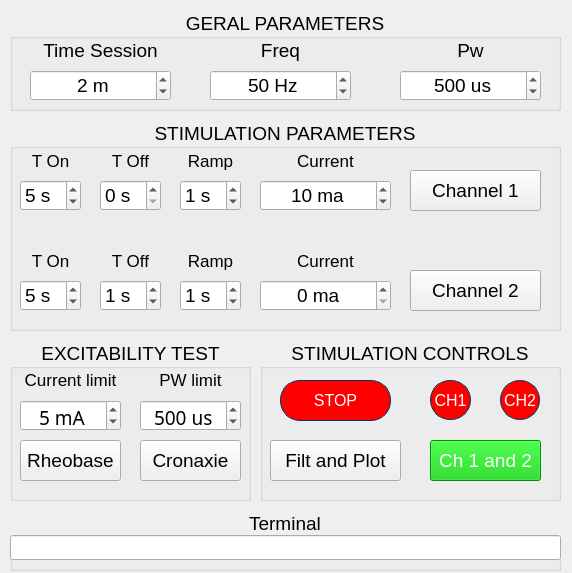
<?xml version="1.0" encoding="UTF-8"?>
<ui version="4.0">
 <author>Meduag</author>
 <class>MainWindow</class>
 <widget class="QMainWindow" name="MainWindow">
  <property name="geometry">
   <rect>
    <x>0</x>
    <y>0</y>
    <width>572</width>
    <height>573</height>
   </rect>
  </property>
  <property name="font">
   <font>
    <family>Arial</family>
    <pointsize>14</pointsize>
   </font>
  </property>
  <property name="windowTitle">
   <string>Estimulema V0.3 R1</string>
  </property>
  <property name="windowIcon">
   <iconset>
    <normaloff>imagenes/Logo Estimulema ico.png</normaloff>imagenes/Logo Estimulema ico.png</iconset>
  </property>
  <widget class="QWidget" name="centralwidget">
   <widget class="QGroupBox" name="groupBox">
    <property name="geometry">
     <rect>
      <x>260</x>
      <y>340</y>
      <width>301</width>
      <height>161</height>
     </rect>
    </property>
    <property name="title">
     <string>STIMULATION CONTROLS</string>
    </property>
    <property name="alignment">
     <set>Qt::AlignCenter</set>
    </property>
    <widget class="QPushButton" name="pushButton_sp">
     <property name="geometry">
      <rect>
       <x>20</x>
       <y>40</y>
       <width>111</width>
       <height>41</height>
      </rect>
     </property>
     <property name="font">
      <font>
       <pointsize>12</pointsize>
       <weight>50</weight>
       <bold>false</bold>
      </font>
     </property>
     <property name="styleSheet">
      <string notr="true">border-style: solid;
border-width: 1px;
border-color: rgb(0, 51, 102);
background-color: rgb(255, 0, 0);
color: rgb(255, 255, 255);
border-radius: 20px;</string>
     </property>
     <property name="text">
      <string>STOP</string>
     </property>
    </widget>
    <widget class="QPushButton" name="pushButton_sp_ch1">
     <property name="geometry">
      <rect>
       <x>170</x>
       <y>40</y>
       <width>41</width>
       <height>40</height>
      </rect>
     </property>
     <property name="font">
      <font>
       <pointsize>12</pointsize>
       <weight>50</weight>
       <bold>false</bold>
      </font>
     </property>
     <property name="styleSheet">
      <string notr="true">border-style: solid;
border-width: 1px;
border-color: rgb(0, 51, 102);
background-color: rgb(255, 0, 0);
color: rgb(255, 255, 255);
border-radius: 20px;</string>
     </property>
     <property name="text">
      <string>CH1</string>
     </property>
    </widget>
    <widget class="QPushButton" name="pushButton_sp_ch2">
     <property name="geometry">
      <rect>
       <x>240</x>
       <y>40</y>
       <width>40</width>
       <height>40</height>
      </rect>
     </property>
     <property name="font">
      <font>
       <pointsize>12</pointsize>
       <weight>50</weight>
       <bold>false</bold>
      </font>
     </property>
     <property name="styleSheet">
      <string notr="true">border-style: solid;
border-width: 1px;
border-color: rgb(0, 51, 102);
background-color: rgb(255, 0, 0);
color: rgb(255, 255, 255);
border-radius: 20px;</string>
     </property>
     <property name="text">
      <string>CH2</string>
     </property>
    </widget>
    <widget class="QPushButton" name="pushButton_ch1_ch2">
     <property name="geometry">
      <rect>
       <x>170</x>
       <y>100</y>
       <width>111</width>
       <height>41</height>
      </rect>
     </property>
     <property name="styleSheet">
      <string notr="true">background-color: rgb(0, 200, 0);
font: 75 14pt &quot;Arial&quot;;
color: rgb(255, 255, 255);</string>
     </property>
     <property name="text">
      <string>Ch 1 and 2</string>
     </property>
    </widget>
    <widget class="QPushButton" name="pushButton_fil_plot">
     <property name="geometry">
      <rect>
       <x>10</x>
       <y>100</y>
       <width>131</width>
       <height>41</height>
      </rect>
     </property>
     <property name="text">
      <string>Filt and Plot</string>
     </property>
    </widget>
   </widget>
   <widget class="QGroupBox" name="groupBox_2">
    <property name="geometry">
     <rect>
      <x>10</x>
      <y>340</y>
      <width>241</width>
      <height>161</height>
     </rect>
    </property>
    <property name="title">
     <string>EXCITABILITY TEST</string>
    </property>
    <property name="alignment">
     <set>Qt::AlignCenter</set>
    </property>
    <widget class="QLabel" name="label_2">
     <property name="geometry">
      <rect>
       <x>130</x>
       <y>30</y>
       <width>101</width>
       <height>20</height>
      </rect>
     </property>
     <property name="font">
      <font>
       <pointsize>13</pointsize>
      </font>
     </property>
     <property name="text">
      <string>PW limit</string>
     </property>
     <property name="alignment">
      <set>Qt::AlignCenter</set>
     </property>
    </widget>
    <widget class="QSpinBox" name="spinBox_limit_mA">
     <property name="geometry">
      <rect>
       <x>10</x>
       <y>60</y>
       <width>101</width>
       <height>31</height>
      </rect>
     </property>
     <property name="font">
      <font>
       <family>Segoe MDL2 Assets</family>
       <pointsize>14</pointsize>
      </font>
     </property>
     <property name="alignment">
      <set>Qt::AlignHCenter|Qt::AlignTop</set>
     </property>
     <property name="suffix">
      <string> mA</string>
     </property>
     <property name="maximum">
      <number>50</number>
     </property>
     <property name="value">
      <number>5</number>
     </property>
    </widget>
    <widget class="QSpinBox" name="spinBox_limit_pW">
     <property name="geometry">
      <rect>
       <x>130</x>
       <y>60</y>
       <width>101</width>
       <height>31</height>
      </rect>
     </property>
     <property name="font">
      <font>
       <family>Segoe MDL2 Assets</family>
       <pointsize>14</pointsize>
      </font>
     </property>
     <property name="alignment">
      <set>Qt::AlignHCenter|Qt::AlignTop</set>
     </property>
     <property name="suffix">
      <string> us</string>
     </property>
     <property name="minimum">
      <number>100</number>
     </property>
     <property name="maximum">
      <number>2000</number>
     </property>
     <property name="singleStep">
      <number>100</number>
     </property>
     <property name="value">
      <number>500</number>
     </property>
    </widget>
    <widget class="QPushButton" name="pushButton_rh">
     <property name="geometry">
      <rect>
       <x>10</x>
       <y>100</y>
       <width>101</width>
       <height>41</height>
      </rect>
     </property>
     <property name="font">
      <font>
       <pointsize>14</pointsize>
      </font>
     </property>
     <property name="text">
      <string>Rheobase</string>
     </property>
    </widget>
    <widget class="QPushButton" name="pushButton_cr">
     <property name="geometry">
      <rect>
       <x>130</x>
       <y>100</y>
       <width>101</width>
       <height>41</height>
      </rect>
     </property>
     <property name="font">
      <font>
       <pointsize>14</pointsize>
      </font>
     </property>
     <property name="text">
      <string>Cronaxie</string>
     </property>
    </widget>
    <widget class="QLabel" name="label">
     <property name="geometry">
      <rect>
       <x>10</x>
       <y>30</y>
       <width>101</width>
       <height>20</height>
      </rect>
     </property>
     <property name="font">
      <font>
       <pointsize>13</pointsize>
      </font>
     </property>
     <property name="text">
      <string>Current limit</string>
     </property>
     <property name="alignment">
      <set>Qt::AlignCenter</set>
     </property>
    </widget>
   </widget>
   <widget class="QGroupBox" name="groupBox_3">
    <property name="geometry">
     <rect>
      <x>10</x>
      <y>120</y>
      <width>551</width>
      <height>211</height>
     </rect>
    </property>
    <property name="title">
     <string>STIMULATION PARAMETERS</string>
    </property>
    <property name="alignment">
     <set>Qt::AlignCenter</set>
    </property>
    <widget class="QSpinBox" name="spinBox_tf_2">
     <property name="geometry">
      <rect>
       <x>90</x>
       <y>160</y>
       <width>61</width>
       <height>31</height>
      </rect>
     </property>
     <property name="suffix">
      <string> s</string>
     </property>
     <property name="minimum">
      <number>0</number>
     </property>
     <property name="value">
      <number>1</number>
     </property>
    </widget>
    <widget class="QLabel" name="label_8">
     <property name="geometry">
      <rect>
       <x>170</x>
       <y>20</y>
       <width>61</width>
       <height>41</height>
      </rect>
     </property>
     <property name="font">
      <font>
       <pointsize>13</pointsize>
      </font>
     </property>
     <property name="text">
      <string>Ramp</string>
     </property>
     <property name="alignment">
      <set>Qt::AlignCenter</set>
     </property>
    </widget>
    <widget class="QSpinBox" name="spinBox_r_1">
     <property name="geometry">
      <rect>
       <x>170</x>
       <y>60</y>
       <width>61</width>
       <height>31</height>
      </rect>
     </property>
     <property name="suffix">
      <string> s</string>
     </property>
     <property name="minimum">
      <number>0</number>
     </property>
     <property name="maximum">
      <number>10</number>
     </property>
     <property name="singleStep">
      <number>1</number>
     </property>
     <property name="value">
      <number>1</number>
     </property>
    </widget>
    <widget class="QLabel" name="label_14">
     <property name="geometry">
      <rect>
       <x>170</x>
       <y>120</y>
       <width>61</width>
       <height>41</height>
      </rect>
     </property>
     <property name="font">
      <font>
       <pointsize>13</pointsize>
      </font>
     </property>
     <property name="text">
      <string>Ramp</string>
     </property>
     <property name="alignment">
      <set>Qt::AlignCenter</set>
     </property>
    </widget>
    <widget class="QLabel" name="label_4">
     <property name="geometry">
      <rect>
       <x>10</x>
       <y>20</y>
       <width>61</width>
       <height>41</height>
      </rect>
     </property>
     <property name="font">
      <font>
       <pointsize>13</pointsize>
      </font>
     </property>
     <property name="text">
      <string>T On</string>
     </property>
     <property name="alignment">
      <set>Qt::AlignCenter</set>
     </property>
    </widget>
    <widget class="QSpinBox" name="spinBox_tn_1">
     <property name="geometry">
      <rect>
       <x>10</x>
       <y>60</y>
       <width>61</width>
       <height>31</height>
      </rect>
     </property>
     <property name="suffix">
      <string> s</string>
     </property>
     <property name="minimum">
      <number>1</number>
     </property>
     <property name="value">
      <number>5</number>
     </property>
    </widget>
    <widget class="QPushButton" name="pushButton_ch2">
     <property name="geometry">
      <rect>
       <x>400</x>
       <y>150</y>
       <width>131</width>
       <height>41</height>
      </rect>
     </property>
     <property name="text">
      <string>Channel 2</string>
     </property>
    </widget>
    <widget class="QLabel" name="label_5">
     <property name="geometry">
      <rect>
       <x>90</x>
       <y>20</y>
       <width>61</width>
       <height>41</height>
      </rect>
     </property>
     <property name="font">
      <font>
       <pointsize>13</pointsize>
      </font>
     </property>
     <property name="text">
      <string>T Off</string>
     </property>
     <property name="alignment">
      <set>Qt::AlignCenter</set>
     </property>
    </widget>
    <widget class="QSpinBox" name="spinBox_tf_1">
     <property name="geometry">
      <rect>
       <x>90</x>
       <y>60</y>
       <width>61</width>
       <height>31</height>
      </rect>
     </property>
     <property name="suffix">
      <string> s</string>
     </property>
     <property name="minimum">
      <number>0</number>
     </property>
     <property name="value">
      <number>0</number>
     </property>
    </widget>
    <widget class="QLabel" name="label_9">
     <property name="geometry">
      <rect>
       <x>250</x>
       <y>20</y>
       <width>131</width>
       <height>41</height>
      </rect>
     </property>
     <property name="font">
      <font>
       <pointsize>13</pointsize>
      </font>
     </property>
     <property name="text">
      <string>Current</string>
     </property>
     <property name="alignment">
      <set>Qt::AlignCenter</set>
     </property>
    </widget>
    <widget class="QSpinBox" name="spinBox_tn_2">
     <property name="geometry">
      <rect>
       <x>10</x>
       <y>160</y>
       <width>61</width>
       <height>31</height>
      </rect>
     </property>
     <property name="suffix">
      <string> s</string>
     </property>
     <property name="minimum">
      <number>1</number>
     </property>
     <property name="value">
      <number>5</number>
     </property>
    </widget>
    <widget class="QSpinBox" name="spinBox_ma_1">
     <property name="geometry">
      <rect>
       <x>250</x>
       <y>60</y>
       <width>131</width>
       <height>31</height>
      </rect>
     </property>
     <property name="alignment">
      <set>Qt::AlignCenter</set>
     </property>
     <property name="suffix">
      <string> ma</string>
     </property>
     <property name="maximum">
      <number>100</number>
     </property>
     <property name="singleStep">
      <number>1</number>
     </property>
     <property name="value">
      <number>10</number>
     </property>
    </widget>
    <widget class="QLabel" name="label_15">
     <property name="geometry">
      <rect>
       <x>90</x>
       <y>120</y>
       <width>61</width>
       <height>41</height>
      </rect>
     </property>
     <property name="font">
      <font>
       <pointsize>13</pointsize>
      </font>
     </property>
     <property name="text">
      <string>T Off</string>
     </property>
     <property name="alignment">
      <set>Qt::AlignCenter</set>
     </property>
    </widget>
    <widget class="QSpinBox" name="spinBox_r_2">
     <property name="geometry">
      <rect>
       <x>170</x>
       <y>160</y>
       <width>61</width>
       <height>31</height>
      </rect>
     </property>
     <property name="suffix">
      <string> s</string>
     </property>
     <property name="minimum">
      <number>0</number>
     </property>
     <property name="maximum">
      <number>10</number>
     </property>
     <property name="singleStep">
      <number>1</number>
     </property>
     <property name="value">
      <number>1</number>
     </property>
    </widget>
    <widget class="QPushButton" name="pushButton_ch1">
     <property name="geometry">
      <rect>
       <x>400</x>
       <y>50</y>
       <width>131</width>
       <height>41</height>
      </rect>
     </property>
     <property name="text">
      <string>Channel 1</string>
     </property>
    </widget>
    <widget class="QLabel" name="label_16">
     <property name="geometry">
      <rect>
       <x>250</x>
       <y>120</y>
       <width>131</width>
       <height>41</height>
      </rect>
     </property>
     <property name="font">
      <font>
       <pointsize>13</pointsize>
      </font>
     </property>
     <property name="text">
      <string>Current</string>
     </property>
     <property name="alignment">
      <set>Qt::AlignCenter</set>
     </property>
    </widget>
    <widget class="QSpinBox" name="spinBox_ma_2">
     <property name="geometry">
      <rect>
       <x>250</x>
       <y>160</y>
       <width>131</width>
       <height>31</height>
      </rect>
     </property>
     <property name="alignment">
      <set>Qt::AlignCenter</set>
     </property>
     <property name="suffix">
      <string> ma</string>
     </property>
     <property name="maximum">
      <number>100</number>
     </property>
     <property name="singleStep">
      <number>1</number>
     </property>
     <property name="value">
      <number>0</number>
     </property>
    </widget>
    <widget class="QLabel" name="label_13">
     <property name="geometry">
      <rect>
       <x>10</x>
       <y>120</y>
       <width>61</width>
       <height>41</height>
      </rect>
     </property>
     <property name="font">
      <font>
       <pointsize>13</pointsize>
      </font>
     </property>
     <property name="text">
      <string>T On</string>
     </property>
     <property name="alignment">
      <set>Qt::AlignCenter</set>
     </property>
    </widget>
   </widget>
   <widget class="QGroupBox" name="groupBox_4">
    <property name="geometry">
     <rect>
      <x>10</x>
      <y>10</y>
      <width>551</width>
      <height>101</height>
     </rect>
    </property>
    <property name="title">
     <string>GERAL PARAMETERS</string>
    </property>
    <property name="alignment">
     <set>Qt::AlignCenter</set>
    </property>
    <widget class="QSpinBox" name="spinBox_ts">
     <property name="geometry">
      <rect>
       <x>20</x>
       <y>60</y>
       <width>141</width>
       <height>31</height>
      </rect>
     </property>
     <property name="alignment">
      <set>Qt::AlignCenter</set>
     </property>
     <property name="suffix">
      <string> m</string>
     </property>
     <property name="value">
      <number>2</number>
     </property>
    </widget>
    <widget class="QLabel" name="label_6">
     <property name="geometry">
      <rect>
       <x>200</x>
       <y>20</y>
       <width>141</width>
       <height>41</height>
      </rect>
     </property>
     <property name="font">
      <font>
       <pointsize>14</pointsize>
      </font>
     </property>
     <property name="text">
      <string>Freq</string>
     </property>
     <property name="alignment">
      <set>Qt::AlignCenter</set>
     </property>
    </widget>
    <widget class="QSpinBox" name="spinBox_f">
     <property name="geometry">
      <rect>
       <x>200</x>
       <y>60</y>
       <width>141</width>
       <height>31</height>
      </rect>
     </property>
     <property name="alignment">
      <set>Qt::AlignCenter</set>
     </property>
     <property name="suffix">
      <string> Hz</string>
     </property>
     <property name="minimum">
      <number>1</number>
     </property>
     <property name="maximum">
      <number>200</number>
     </property>
     <property name="singleStep">
      <number>5</number>
     </property>
     <property name="value">
      <number>50</number>
     </property>
    </widget>
    <widget class="QLabel" name="label_7">
     <property name="geometry">
      <rect>
       <x>390</x>
       <y>20</y>
       <width>141</width>
       <height>41</height>
      </rect>
     </property>
     <property name="font">
      <font>
       <pointsize>14</pointsize>
      </font>
     </property>
     <property name="text">
      <string>Pw</string>
     </property>
     <property name="alignment">
      <set>Qt::AlignCenter</set>
     </property>
    </widget>
    <widget class="QLabel" name="label_3">
     <property name="geometry">
      <rect>
       <x>20</x>
       <y>20</y>
       <width>141</width>
       <height>41</height>
      </rect>
     </property>
     <property name="text">
      <string>Time Session</string>
     </property>
     <property name="alignment">
      <set>Qt::AlignCenter</set>
     </property>
    </widget>
    <widget class="QSpinBox" name="spinBox_pw">
     <property name="geometry">
      <rect>
       <x>390</x>
       <y>60</y>
       <width>141</width>
       <height>31</height>
      </rect>
     </property>
     <property name="alignment">
      <set>Qt::AlignCenter</set>
     </property>
     <property name="suffix">
      <string> us</string>
     </property>
     <property name="minimum">
      <number>100</number>
     </property>
     <property name="maximum">
      <number>1000</number>
     </property>
     <property name="singleStep">
      <number>50</number>
     </property>
     <property name="value">
      <number>500</number>
     </property>
    </widget>
   </widget>
   <widget class="QGroupBox" name="groupBox_5">
    <property name="geometry">
     <rect>
      <x>10</x>
      <y>510</y>
      <width>551</width>
      <height>61</height>
     </rect>
    </property>
    <property name="title">
     <string>Terminal</string>
    </property>
    <property name="alignment">
     <set>Qt::AlignCenter</set>
    </property>
    <property name="flat">
     <bool>true</bool>
    </property>
    <widget class="QLineEdit" name="lineEdit_terminal">
     <property name="geometry">
      <rect>
       <x>0</x>
       <y>25</y>
       <width>551</width>
       <height>25</height>
      </rect>
     </property>
    </widget>
   </widget>
  </widget>
 </widget>
 <resources/>
 <connections/>
</ui>
